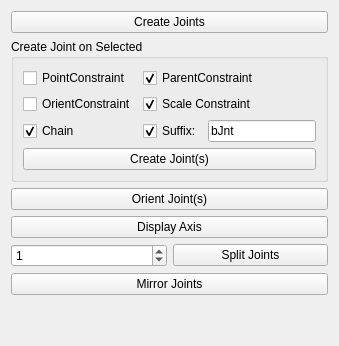
       <widget class="QWidget" name="tab_jnt">
        <attribute name="title">
         <string>Joints</string>
        </attribute>
        <layout class="QVBoxLayout" name="verticalLayout_16">
         <item>
          <widget class="QPushButton" name="crJnt_Btn">
           <property name="text">
            <string>Create Joints</string>
           </property>
          </widget>
         </item>
         <item>
          <widget class="QGroupBox" name="groupBox_9">
           <property name="title">
            <string>Create Joint on Selected</string>
           </property>
           <layout class="QHBoxLayout" name="horizontalLayout_20">
            <item>
             <layout class="QVBoxLayout" name="verticalLayout_15">
              <item>
               <layout class="QGridLayout" name="gridLayout_3">
                <item row="0" column="1">
                 <widget class="QCheckBox" name="parConstraint_chkBox">
                  <property name="text">
                   <string>ParentConstraint</string>
                  </property>
                  <property name="checked">
                   <bool>true</bool>
                  </property>
                 </widget>
                </item>
                <item row="1" column="1">
                 <widget class="QCheckBox" name="scaleCons_chkBox">
                  <property name="text">
                   <string>Scale Constraint</string>
                  </property>
                  <property name="checked">
                   <bool>true</bool>
                  </property>
                 </widget>
                </item>
                <item row="1" column="0">
                 <widget class="QCheckBox" name="orientCons_chkBox">
                  <property name="text">
                   <string>OrientConstraint</string>
                  </property>
                 </widget>
                </item>
                <item row="0" column="0">
                 <widget class="QCheckBox" name="pointCons_chkBox">
                  <property name="text">
                   <string>PointConstraint</string>
                  </property>
                 </widget>
                </item>
                <item row="2" column="0">
                 <widget class="QCheckBox" name="chainJnt_chkBox">
                  <property name="text">
                   <string>Chain</string>
                  </property>
                  <property name="checked">
                   <bool>true</bool>
                  </property>
                 </widget>
                </item>
                <item row="2" column="1">
                 <layout class="QHBoxLayout" name="horizontalLayout_19">
                  <item>
                   <widget class="QCheckBox" name="suffix_chkBox">
                    <property name="text">
                     <string>Suffix:</string>
                    </property>
                    <property name="checked">
                     <bool>true</bool>
                    </property>
                   </widget>
                  </item>
                  <item>
                   <widget class="QLineEdit" name="jntSuffixName_lineEdit">
                    <property name="text">
                     <string>bJnt</string>
                    </property>
                   </widget>
                  </item>
                 </layout>
                </item>
               </layout>
              </item>
              <item>
               <widget class="QPushButton" name="createSelJnt_Btn">
                <property name="text">
                 <string>Create Joint(s)</string>
                </property>
               </widget>
              </item>
             </layout>
            </item>
           </layout>
          </widget>
         </item>
         <item>
          <widget class="QPushButton" name="orientJnt_Btn">
           <property name="text">
            <string>Orient Joint(s)</string>
           </property>
          </widget>
         </item>
         <item>
          <widget class="QPushButton" name="displayJntAxis_Btn">
           <property name="text">
            <string>Display Axis</string>
           </property>
          </widget>
         </item>
         <item>
          <layout class="QHBoxLayout" name="horizontalLayout_18">
           <item>
            <widget class="QSpinBox" name="splitJnt_spBox">
             <property name="value">
              <number>1</number>
             </property>
            </widget>
           </item>
           <item>
            <widget class="QPushButton" name="splitJnt_Btn">
             <property name="toolTip">
              <string>select start joint and end joint to split</string>
             </property>
             <property name="text">
              <string>Split Joints</string>
             </property>
            </widget>
           </item>
          </layout>
         </item>
         <item>
          <widget class="QPushButton" name="mirrorJnt_Btn">
           <property name="text">
            <string>Mirror Joints</string>
           </property>
          </widget>
         </item>
         <item>
          <spacer name="verticalSpacer_2">
           <property name="orientation">
            <enum>Qt::Vertical</enum>
           </property>
           <property name="sizeHint" stdset="0">
            <size>
             <width>20</width>
             <height>40</height>
            </size>
           </property>
          </spacer>
         </item>
        </layout>
       </widget>
